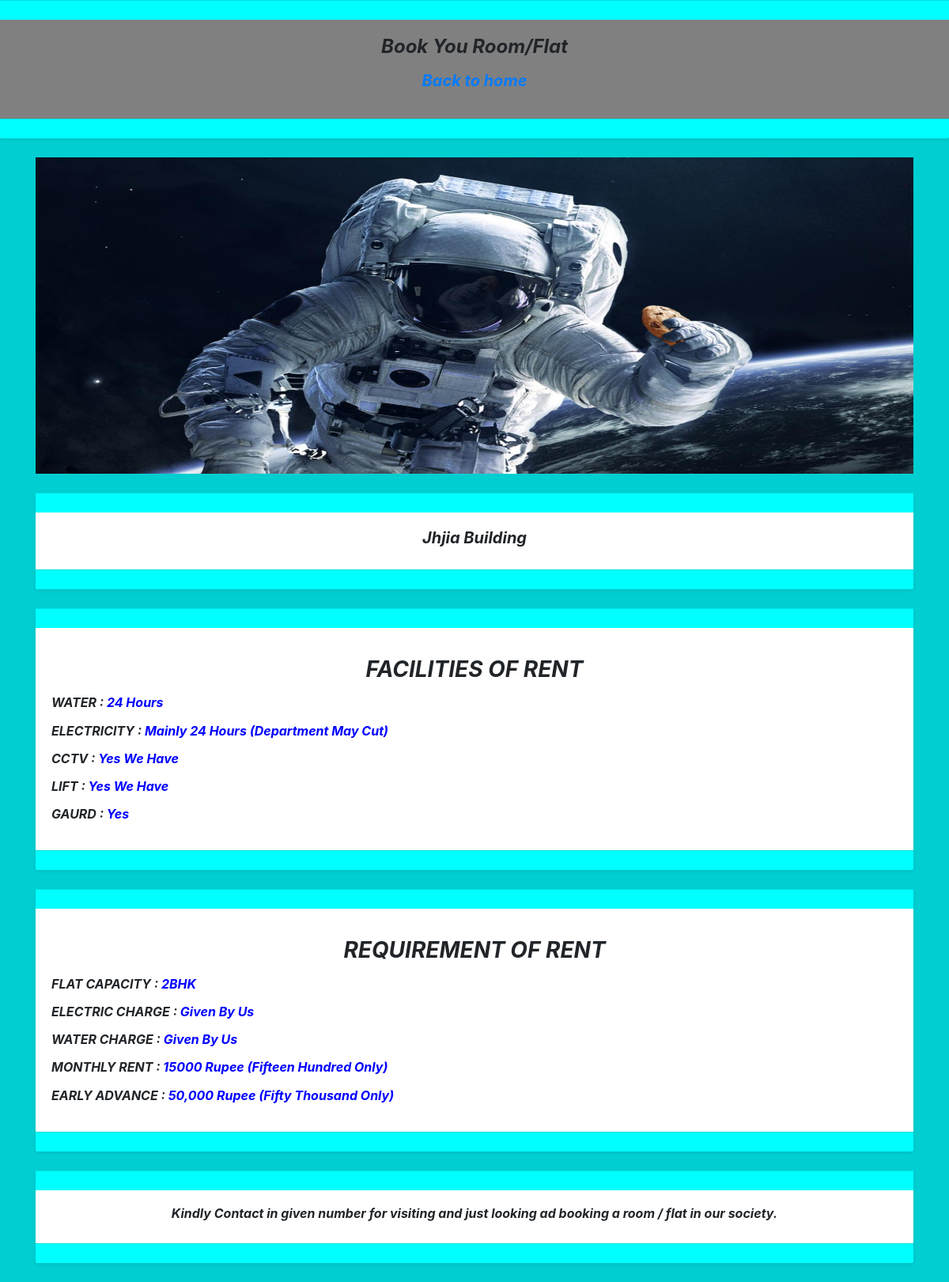
The app's page /rent_inquery.php?rent_id=6984 with its own data.
### tables this page shows
CREATE TABLE `add_building` (
  `slno` int(100) NOT NULL,
  `flat_facilities` varchar(100) NOT NULL,
  `water_charge` varchar(100) NOT NULL,
  `electricity_charge` varchar(100) NOT NULL,
  `monthly_rent` varchar(100) NOT NULL,
  `advance_rent` varchar(100) NOT NULL,
  `water` varchar(100) NOT NULL,
  `electric` varchar(100) NOT NULL,
  `cctv` varchar(100) NOT NULL,
  `lift` varchar(100) NOT NULL,
  `gaurd` varchar(100) NOT NULL,
  `img1` varchar(100) NOT NULL,
  `img2` varchar(100) NOT NULL,
  `img3` varchar(100) NOT NULL,
  `building_no` varchar(100) NOT NULL
);

CREATE TABLE `users` (
  `slno` int(100) NOT NULL,
  `name` varchar(255) NOT NULL,
  `email` varchar(255) NOT NULL,
  `phone` varchar(100) NOT NULL,
  `password` varchar(100) NOT NULL,
  `cpassword` varchar(100) NOT NULL,
  `building_name` varchar(100) NOT NULL,
  `building_no` varchar(100) NOT NULL,
  `floor` varchar(100) NOT NULL,
  `rent` varchar(100) NOT NULL,
  `flat` varchar(100) NOT NULL,
  `aadhar` varchar(100) NOT NULL,
  `pan` varchar(100) NOT NULL,
  `fdetails` varchar(100) NOT NULL,
  `bdetails` varchar(100) NOT NULL,
  `user` varchar(100) NOT NULL
);

### rent_inquery.php (the view, shortened to what this page needs)
<!doctype html>
<html lang="en">
<head>
    <link rel="stylesheet" href="https://stackpath.bootstrapcdn.com/bootstrap/4.5.2/css/bootstrap.min.css"
>
</head>
<body style="background-color:darkturquoise;">
    <?php
include 'dbconn.php';
$rent_id=$_GET['rent_id'];
$sql="select * from `users` where `building_no`='$rent_id'";
$result=mysqli_query($conn ,$sql);
while($row=mysqli_fetch_assoc($result)){
$building_name=$row['building_name'];
}
?>
    <?php
$rent_id=$_GET['rent_id'];
$sql1="select * from `add_building` where `building_no`='$rent_id'";
$result1=mysqli_query($conn ,$sql1);
while($row1=mysqli_fetch_assoc($result1)){
?>
  <div class="shadow-sm bg-white rounded">
            <div class="card-footer" style="background-color: cyan;">
            </div>
            <div class="card-body" style="background-color: gray;">
               <h4 class="text-center"><i><b>Book You Room/Flat</b></i></h4>
<h5 class="text-center"><b><i><a href="index.php" class="nav-link">Back to home</a></i></b></h5>
            </div>
            <div class="card-footer" style="background-color: cyan;">
            </div>
        </div>
    <div class="container">
        <div id="carouselExampleSlidesOnly" class="carousel slide my-4" data-ride="carousel">
            <div class="carousel-inner">
                <div class="carousel-item active">
                    <img src="Building/<?php echo $row1['img1']?>" height="400" class="d-block w-100" alt="...">
                </div>
            </div>
        </div>
        <div class="shadow-sm bg-white rounded my-2" style="background-color: cyan;">
            <div class="card-footer" style="background-color: cyan;">
            </div>
            <div class="card-body">
                <h5 class="text-center"><b><i><?php echo $building_name ?> </i></b></h5>
            </div>
            <div class="card-footer" style="background-color: cyan;">
            </div>
        </div>
        <div class="shadow-sm bg-white rounded my-4">
            <div class="card-footer" style="background-color: cyan;">
            </div>
            <div class="card-body">
                <h3 class="text-center my-3"><b><i>FACILITIES OF RENT</i></b></h3>
                <h6 class="my-3"><b><i>WATER : <span style="color:blue"><?php echo $row1['water']?></span></i></b></h6>
                <h6 class="my-3"><b><i>ELECTRICITY : <span
                                style="color:blue"><?php echo $row1['electric']?></span></i></b></h6>
                <h6 class="my-3"><b><i>CCTV : <span style="color:blue"><?php echo $row1['cctv']?></span></i></b></h6>
                <h6 class="my-3"><b><i>LIFT : <span style="color:blue"><?php echo $row1['lift']?></span></i></b></h6>
                <h6 class="my-3"><b><i>GAURD : <span style="color:blue"><?php echo $row1['gaurd']?></span></i></b></h6>
            </div>
            <div class="card-footer" style="background-color: cyan;">
            </div>
        </div>
        <div class="shadow-sm bg-white rounded my-4">
            <div class="card-footer" style="background-color: cyan;">
            </div>
            <div class="card-body">
                <h3 class="text-center my-3"><b><i>REQUIREMENT OF RENT</i></b></h3>
                <h6 class="my-3"><b><i>FLAT CAPACITY : <span
                                style="color:blue"><?php echo $row1['flat_facilities']?></span></i></b></h6>
                <h6 class="my-3"><b><i>ELECTRIC CHARGE : <span
                                style="color:blue"><?php echo $row1['water_charge']?></span></i></b></h6>
                <h6 class="my-3"><b><i>WATER CHARGE : <span
                                style="color:blue"><?php echo $row1['electricity_charge']?></span></i></b></h6>
                <h6 class="my-3"><b><i>MONTHLY RENT : <span
                                style="color:blue"><?php echo $row1['monthly_rent']?></span></i></b></h6>
                <h6 class="my-3"><b><i>EARLY ADVANCE : <span
                                style="color:blue"><?php echo $row1['advance_rent']?></span></i></b></h6>
            </div>
            <div class="card-footer" style="background-color: cyan;">
            </div>
        </div>
        <div class="shadow-sm bg-white rounded my-4">
            <div class="card-footer" style="background-color: cyan;">
            </div>
            <div class="card-body">
                <h6 class="text-center"><b><i>Kindly Contact in given number for visiting and just looking ad booking a
                            room / flat in our society. </i></b></h6>
            </div>
            <div class="card-footer" style="background-color: cyan;">
            </div>
        </div>
    </div>
    <?php }?>
</body>
</html>

### records on screen
add_building: img1 (picture), water "24 Hours", electric "Mainly 24 Hours (Department May Cut)", cctv "Yes We Have", lift "Yes We Have", gaurd "Yes", flat_facilities "2BHK", water_charge "Given By Us", electricity_charge "Given By Us", monthly_rent "15000 Rupee (Fifteen Hundred Only)", advance_rent "50,000 Rupee (Fifty Thousand Only)"
users: building_name "Jhjia Building"
